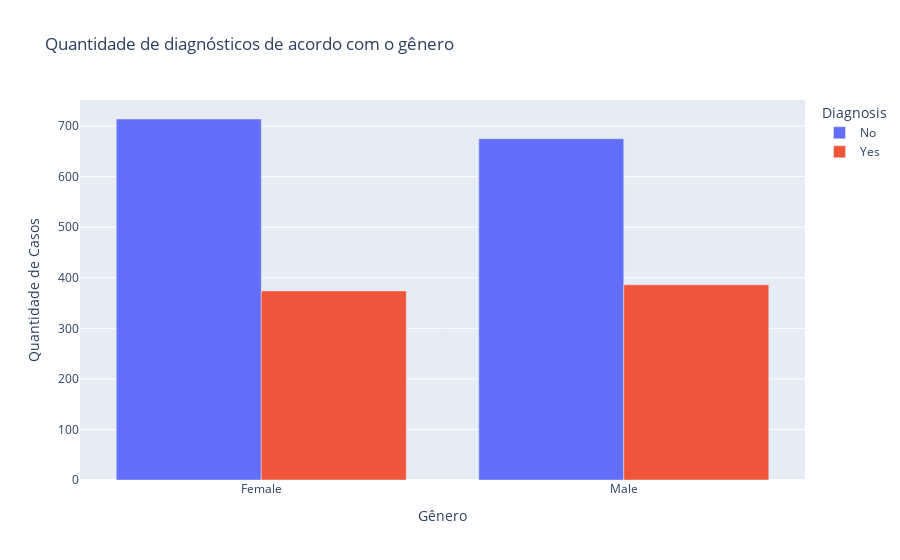

Notebook code for this chart:
### Code cell
# Contar a frequência do diagnóstico de acordo com o gênero do paciente 
count_gender_diagnosis = df.groupby(['Gender', 'Diagnosis']).size().reset_index(name='Count')

# Criar o gráfico com Plotly Express
fig2 = px.bar(count_gender_diagnosis,
             x='Gender',
             y='Count',
             color='Diagnosis',
             barmode='group',
             title='Quantidade de diagnósticos de acordo com o gênero')

# Atualizar os eixos
fig2.update_xaxes(title='Gênero')
fig2.update_yaxes(title='Quantidade de Casos')

# Mostrar o gráfico
fig2.show()

### Figure 1 — Plotly figure (JSON) as saved in the notebook; plotly's stock layout.template omitted (floating-point values rounded to 4 significant figures)
{"data": [{"alignmentgroup": "True", "hovertemplate": "Diagnosis=No<br>Gender=%{x}<br>Count=%{y}<extra></extra>", "legendgroup": "No", "marker": {"color": "#636efa", "pattern": {"shape": ""}}, "name": "No", "offsetgroup": "No", "orientation": "v", "showlegend": true, "textposition": "auto", "type": "bar", "x": ["Female", "Male"], "xaxis": "x", "y": [714, 675], "yaxis": "y"}, {"alignmentgroup": "True", "hovertemplate": "Diagnosis=Yes<br>Gender=%{x}<br>Count=%{y}<extra></extra>", "legendgroup": "Yes", "marker": {"color": "#EF553B", "pattern": {"shape": ""}}, "name": "Yes", "offsetgroup": "Yes", "orientation": "v", "showlegend": true, "textposition": "auto", "type": "bar", "x": ["Female", "Male"], "xaxis": "x", "y": [374, 386], "yaxis": "y"}], "layout": {"barmode": "group", "legend": {"title": {"text": "Diagnosis"}, "tracegroupgap": 0}, "title": {"text": "Quantidade de diagnósticos de acordo com o gênero"}, "xaxis": {"anchor": "y", "domain": [0, 1], "title": {"text": "Gênero"}}, "yaxis": {"anchor": "x", "domain": [0, 1], "title": {"text": "Quantidade de Casos"}}}}
